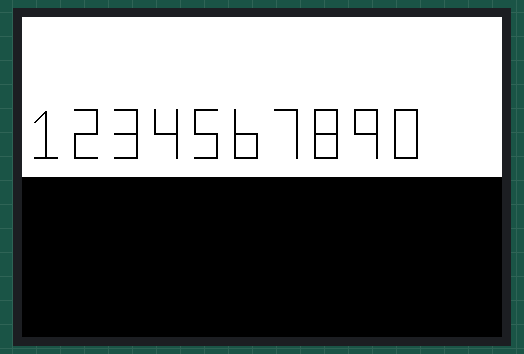
This program was run on a simulated Raspberry Pi Pico running MicroPython. On the bench: 480×320 colour display. What the program prints to the serial console is not drawn. At 0.3 s the program stops and its outputs stay as they are.

Above: at 0.2 s.

The program:

SpeedRec.py
```python
from machine import Pin,SPI,PWM
import framebuf
import time
import os

LCD_DC   = 8
LCD_CS   = 9
LCD_SCK  = 10
LCD_MOSI = 11
LCD_MISO = 12
LCD_BL   = 13
LCD_RST  = 15
TP_CS    = 16
TP_IRQ   = 17

class LCD_3inch5(framebuf.FrameBuffer):

    def __init__(self):
        self.RED   =   0x07E0
        self.GREEN =   0x001f
        self.BLUE  =   0xf800
        self.WHITE =   0xffff
        self.BLACK =   0x0000

        self.rotate = 90   # Set the rotation Angle to 0°, 90°, 180° and 270°

        if self.rotate == 0 or self.rotate == 180:
            self.width = 320
            self.height = 240
        else:
            self.width = 480
            self.height = 160

        self.cs = Pin(LCD_CS,Pin.OUT)
        self.rst = Pin(LCD_RST,Pin.OUT)
        self.dc = Pin(LCD_DC,Pin.OUT)

        self.tp_cs =Pin(TP_CS,Pin.OUT)
        self.irq = Pin(TP_IRQ,Pin.IN)

        self.cs(1)
        self.dc(1)
        self.rst(1)
        self.tp_cs(1)
        self.spi = SPI(1,6_000_000)
        print(self.spi)
        self.spi = SPI(1,baudrate=40_000_000,sck=Pin(LCD_SCK),mosi=Pin(LCD_MOSI),miso=Pin(LCD_MISO))
        print(self.spi)
        self.buffer = bytearray(self.height * self.width * 2)
        super().__init__(self.buffer, self.width, self.height, framebuf.RGB565)
        self.init_display()


    def write_cmd(self, cmd):
        self.cs(1)
        self.dc(0)
        self.cs(0)
        self.spi.write(bytearray([cmd]))
        self.cs(1)

    def write_data(self, buf):
        self.cs(1)
        self.dc(1)
        self.cs(0)
        #self.spi.write(bytearray([0X00]))
        self.spi.write(bytearray([buf]))
        self.cs(1)


    def init_display(self):
        """Initialize dispaly"""
        self.rst(1)
        time.sleep_ms(5)
        self.rst(0)
        time.sleep_ms(10)
        self.rst(1)
        time.sleep_ms(5)
        self.write_cmd(0x21)

        self.write_cmd(0xC2)
        self.write_data(0x33)

        self.write_cmd(0XC5)
        self.write_data(0x00)
        self.write_data(0x1e)
        self.write_data(0x80)

        self.write_cmd(0xB1)
        self.write_data(0xB0)

        self.write_cmd(0XE0)
        self.write_data(0x00)
        self.write_data(0x13)
        self.write_data(0x18)
        self.write_data(0x04)
        self.write_data(0x0F)
        self.write_data(0x06)
        self.write_data(0x3a)
        self.write_data(0x56)
        self.write_data(0x4d)
        self.write_data(0x03)
        self.write_data(0x0a)
        self.write_data(0x06)
        self.write_data(0x30)
        self.write_data(0x3e)
        self.write_data(0x0f)

        self.write_cmd(0XE1)
        self.write_data(0x00)
        self.write_data(0x13)
        self.write_data(0x18)
        self.write_data(0x01)
        self.write_data(0x11)
        self.write_data(0x06)
        self.write_data(0x38)
        self.write_data(0x34)
        self.write_data(0x4d)
        self.write_data(0x06)
        self.write_data(0x0d)
        self.write_data(0x0b)
        self.write_data(0x31)
        self.write_data(0x37)
        self.write_data(0x0f)

        self.write_cmd(0X3A)
        self.write_data(0x55)

        self.write_cmd(0x11)
        time.sleep_ms(120)
        self.write_cmd(0x29)

        self.write_cmd(0xB6)
        self.write_data(0x00)
        self.write_data(0x62)

        self.write_cmd(0x36) # Sets the memory access mode for rotation
        if self.rotate == 0:
            self.write_data(0x88)
        elif self.rotate == 180:
            self.write_data(0x48)
        elif self.rotate == 90:
            self.write_data(0xe8)
        else:
            self.write_data(0x28)
    def show_up(self):
        if self.rotate == 0 or self.rotate == 180:
            self.write_cmd(0x2A)
            self.write_data(0x00)
            self.write_data(0x00)
            self.write_data(0x01)
            self.write_data(0x3f)

            self.write_cmd(0x2B)
            self.write_data(0x00)
            self.write_data(0x00)
            self.write_data(0x00)
            self.write_data(0xef)
        else:
            self.write_cmd(0x2A)
            self.write_data(0x00)
            self.write_data(0x00)
            self.write_data(0x01)
            self.write_data(0xdf)

            self.write_cmd(0x2B)
            self.write_data(0x00)
            self.write_data(0x00)
            self.write_data(0x00)
            self.write_data(0x9f)


        self.write_cmd(0x2C)

        self.cs(1)
        self.dc(1)
        self.cs(0)
        self.spi.write(self.buffer)
        self.cs(1)
    def show_down(self):
        if self.rotate == 0 or self.rotate == 180:
            self.write_cmd(0x2A)
            self.write_data(0x00)
            self.write_data(0x00)
            self.write_data(0x01)
            self.write_data(0x3f)

            self.write_cmd(0x2B)
            self.write_data(0x00)
            self.write_data(0xf0)
            self.write_data(0x01)
            self.write_data(0xdf)
        else:
            self.write_cmd(0x2A)
            self.write_data(0x00)
            self.write_data(0x00)
            self.write_data(0x01)
            self.write_data(0xdf)

            self.write_cmd(0x2B)
            self.write_data(0x00)
            self.write_data(0xA0)
            self.write_data(0x01)
            self.write_data(0x3f)


        self.write_cmd(0x2C)

        self.cs(1)
        self.dc(1)
        self.cs(0)
        self.spi.write(self.buffer)
        self.cs(1)
    def bl_ctrl(self, duty):
        pwm = PWM(Pin(LCD_BL))
        pwm.freq(1000)
        if(duty>=100):
            pwm.duty_u16(65535)
        else:
            pwm.duty_u16(655*duty)
#function for lines
#Full straight left vertical
def FullL(x, y):
    LCD.text("|",x - 11,y, LCD.BLACK)
    LCD.text("|",x - 11,y - 2,LCD.BLACK)
    LCD.text("|",x - 11,y - 10,LCD.BLACK)
    LCD.text("|",x - 11,y - 18,LCD.BLACK)
    LCD.text("|",x - 11,y + 8,LCD.BLACK)
    LCD.text("|",x - 11,y + 16,LCD.BLACK)
    LCD.text("|",x - 11,y + 24,LCD.BLACK)

#Full straight right vertical
def FullR(x, y):
    LCD.text("|",x + 11,y,LCD.BLACK)
    LCD.text("|",x + 11,y - 2,LCD.BLACK)
    LCD.text("|",x + 11,y - 10,LCD.BLACK)
    LCD.text("|",x + 11,y - 18,LCD.BLACK)
    LCD.text("|",x + 11,y + 8,LCD.BLACK)
    LCD.text("|",x + 11,y + 16,LCD.BLACK)
    LCD.text("|",x + 11,y + 24,LCD.BLACK)

#Top half left straight vertical
def TopL(x, y):
    LCD.text("|",x - 11,y - 2,LCD.BLACK)
    LCD.text("|",x - 11,y - 10,LCD.BLACK)
    LCD.text("|",x - 11,y - 18,LCD.BLACK)

#Bottom half left straight vertical
def BottomL(x, y):
    LCD.text("|",x - 11,y + 8,LCD.BLACK)
    LCD.text("|",x - 11,y + 16,LCD.BLACK)
    LCD.text("|",x - 11,y + 24,LCD.BLACK)
#Top half right straight vertical
def TopR(x, y):
    LCD.text("|",x + 11,y - 2,LCD.BLACK)
    LCD.text("|",x + 11,y - 10,LCD.BLACK)
    LCD.text("|",x + 11,y - 18,LCD.BLACK)
#Bottom half right straight vertical
def BottomR(x, y):
    LCD.text("|",x + 11,y + 8,LCD.BLACK)
    LCD.text("|",x + 11,y + 16,LCD.BLACK)
    LCD.text("|",x + 11,y + 24,LCD.BLACK)
#Top straight horizontal
def Top(x, y):
    LCD.text("_",x,y - 24,LCD.BLACK)
    LCD.text("_",x + 8,y - 24,LCD.BLACK)
    LCD.text("_",x - 8,y - 24,LCD.BLACK)
#centre straight horizontal
def Centre(x, y):
    LCD.text("_",x,y,LCD.BLACK)
    LCD.text("_",x + 8,y,LCD.BLACK)
    LCD.text("_",x - 8,y,LCD.BLACK)
#bottom straight horizontal
def Bottom(x, y):
    LCD.text("_",x,y + 24,LCD.BLACK)
    LCD.text("_",x + 8,y + 24,LCD.BLACK)
    LCD.text("_",x - 8,y + 24,LCD.BLACK)


#function for the numbers
#num 1
def one(x, y):
    #the middle line, vertical
    LCD.text("|",x,y,LCD.BLACK)
    LCD.text("|",x,y + 8,LCD.BLACK)
    LCD.text("|",x,y + 16,LCD.BLACK)
    LCD.text("|",x,y + 24,LCD.BLACK)
    LCD.text("|",x,y - 8,LCD.BLACK)
    LCD.text("|",x,y - 16,LCD.BLACK)

    Bottom(x, y)

    #the diagonal line on top
    LCD.text("/",x-4,y - 16,LCD.BLACK)
    LCD.text("/",x-9,y - 11,LCD.BLACK)
#num 2
def two(x, y):
    Centre(x, y)
    BottomL(x, y)
    Bottom(x, y)
    TopR(x, y)
    Top(x, y)
#num 3
def three(x, y):
    Centre(x, y)
    Top(x, y)
    Bottom(x, y)
    FullR(x, y)
#num 4
def four(x, y):
    Centre(x, y)
    TopL(x, y)
    FullR(x, y)
#num 5
def five(x, y):
    Centre(x, y)
    TopL(x, y)
    Top(x, y)
    BottomR(x, y)
    Bottom(x, y)
#num 6
def six(x, y):
    Centre(x, y)
    Bottom(x, y)
    BottomR(x, y)
    FullL(x, y)
#num 7
def seven(x,y):
    FullR(x, y)
    Top(x, y)
#num 8
def eight(x,y):
    FullR(x, y)
    FullL(x, y)
    Top(x, y)
    Centre(x, y)
    Bottom(x, y)
#num 9
def nine(x, y):
    Top(x, y)
    Centre(x, y)
    TopL(x, y)
    FullR(x, y)
#num 0
def zero(x, y):
    FullR(x, y)
    FullL(x, y)
    Bottom(x, y)
    Top(x, y)

#Main body
LCD = LCD_3inch5()
LCD.bl_ctrl(100)

#top row
LCD.fill(LCD.WHITE)
#all numbers
one(20, 110)
two(60, 110)
three(100, 110)
four(140, 110)
five(180, 110)
six(220, 110)
seven(260, 110)
eight(300, 110)
nine(340, 110)
zero(380, 110)

LCD.show_up()
#bottom row
LCD.fill(LCD.BLACK)
LCD.show_down()
time.sleep(0.1)
```
